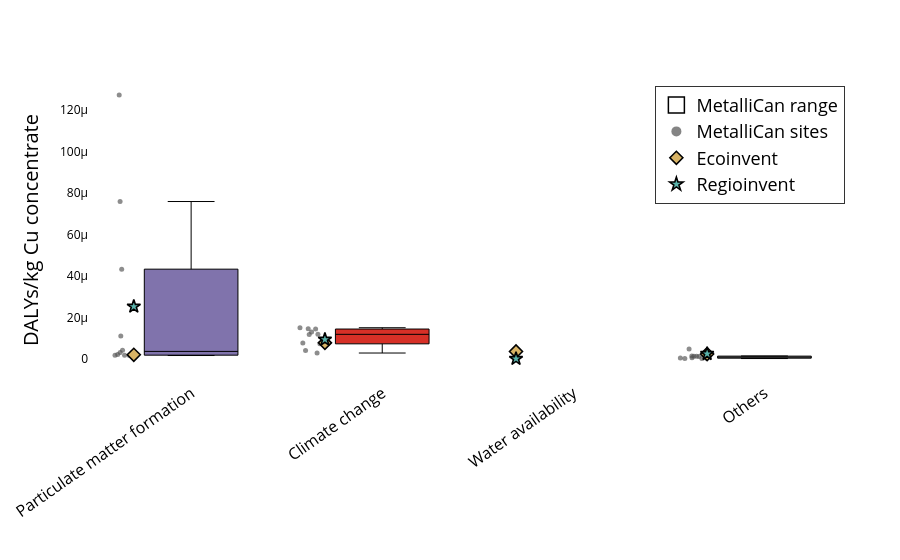

The code cell stored with this chart in its notebook:
### Code cell
plot_lcia_boxes_for_reference_product(
    df_hh,
    reference_product="Cu concentrate",
    yaxis_label="DALYs/kg Cu concentrate",
    title="Human health – Cu concentrate",
    output_html="results/Damages/boxplot_hh_cu.html",
    output_image="results/Damages/boxplot_hh_cu",
    image_format="pdf",
)

### Figure 1 — Plotly figure (JSON) as saved in the notebook; plotly's stock layout.template omitted (floating-point values rounded to 4 significant figures)
{"data": [{"boxpoints": "all", "fillcolor": "#d73027", "hoverinfo": "text+y", "hovertext": ["Copper Mountain", "Gibraltar (Cu)", "Goldex (Cu)", "Highland Valley (Cu)", "Kidd Creek", "LaRonde (Cu)", "Mount Milligan", "Mount Polley", "New Afton", "Snow Lake (Cu)"], "jitter": 0.35, "line": {"color": "black", "width": 1}, "marker": {"color": "rgba(80,80,80,0.65)", "size": 5}, "showlegend": false, "x": [1, 1, 1, 1, 1, 1, 1, 1, 1, 1], "y": [1.459e-05, 1.189e-05, 1.504e-05, 7.288e-06, 2.857e-06, 7.717e-06, 1.293e-05, 1.442e-05, 4.022e-06, 1.183e-05], "type": "box"}, {"boxpoints": "all", "fillcolor": "#8073ac", "hoverinfo": "text+y", "hovertext": ["Copper Mountain", "Gibraltar (Cu)", "Goldex (Cu)", "Highland Valley (Cu)", "Kidd Creek", "LaRonde (Cu)", "Mount Milligan", "Mount Polley", "New Afton", "Snow Lake (Cu)"], "jitter": 0.35, "line": {"color": "black", "width": 1}, "marker": {"color": "rgba(80,80,80,0.65)", "size": 5}, "showlegend": false, "x": [0, 0, 0, 0, 0, 0, 0, 0, 0, 0], "y": [0.0001272, 1.106e-05, 1.824e-06, 7.585e-05, 4.154e-06, 2.14e-06, 1.655e-06, 4.326e-05, 1.73e-06, 3.126e-06], "type": "box"}, {"boxpoints": "all", "fillcolor": "#999999", "hoverinfo": "text+y", "hovertext": ["Copper Mountain", "Gibraltar (Cu)", "Goldex (Cu)", "Highland Valley (Cu)", "Kidd Creek", "LaRonde (Cu)", "Mount Milligan", "Mount Polley", "New Afton", "Snow Lake (Cu)"], "jitter": 0.35, "line": {"color": "black", "width": 1}, "marker": {"color": "rgba(80,80,80,0.65)", "size": 5}, "showlegend": false, "x": [3, 3, 3, 3, 3, 3, 3, 3, 3, 3], "y": [1.34e-06, 1.133e-06, 1.427e-06, 3.79e-07, 1.911e-07, 4.206e-07, 4.854e-06, 1.36e-06, 2.393e-07, 6.437e-07], "type": "box"}, {"marker": {"color": "rgba(0,0,0,0)", "line": {"color": "black", "width": 1.5}, "size": 16, "symbol": "square"}, "mode": "markers", "name": "MetalliCan range", "showlegend": true, "x": [null], "y": [null], "type": "scatter"}, {"marker": {"color": "rgba(80,80,80,0.7)", "size": 10, "symbol": "circle"}, "mode": "markers", "name": "MetalliCan sites", "showlegend": true, "x": [null], "y": [null], "type": "scatter"}, {"marker": {"color": "#d8b365", "line": {"color": "black", "width": 1.6}, "size": 10, "symbol": "diamond"}, "mode": "markers", "name": "Ecoinvent", "x": [0.7, 2.7, -0.3, 1.7], "y": [7.766e-06, 2.377e-06, 2.02e-06, 3.621e-06], "type": "scatter"}, {"marker": {"color": "#5ab4ac", "line": {"color": "black", "width": 1.6}, "size": 10, "symbol": "star"}, "mode": "markers", "name": "Regioinvent", "x": [0.7, 2.7, -0.3, 1.7], "y": [9.347e-06, 2.473e-06, 2.526e-05, 1.018e-07], "type": "scatter"}], "layout": {"xaxis": {"tickfont": {"size": 16, "color": "black"}, "tickmode": "array", "tickvals": [0, 1, 2, 3], "ticktext": ["Particulate matter formation", "Climate change", "Water availability", "Others"], "tickangle": -35, "ticklabelposition": "outside", "automargin": true}, "yaxis": {"title": {"font": {"color": "black", "size": 20}, "text": "DALYs/kg Cu concentrate"}, "tickfont": {"color": "black"}, "showgrid": false}, "margin": {"l": 80, "r": 40, "t": 80, "b": 180}, "legend": {"title": {"font": {"color": "black", "size": 24}, "text": ""}, "font": {"color": "black", "size": 18}, "orientation": "v", "yanchor": "top", "y": 0.98, "xanchor": "right", "x": 0.98, "bgcolor": "rgba(255,255,255,0.9)", "bordercolor": "black", "borderwidth": 0.8}, "plot_bgcolor": "white", "paper_bgcolor": "white"}}
